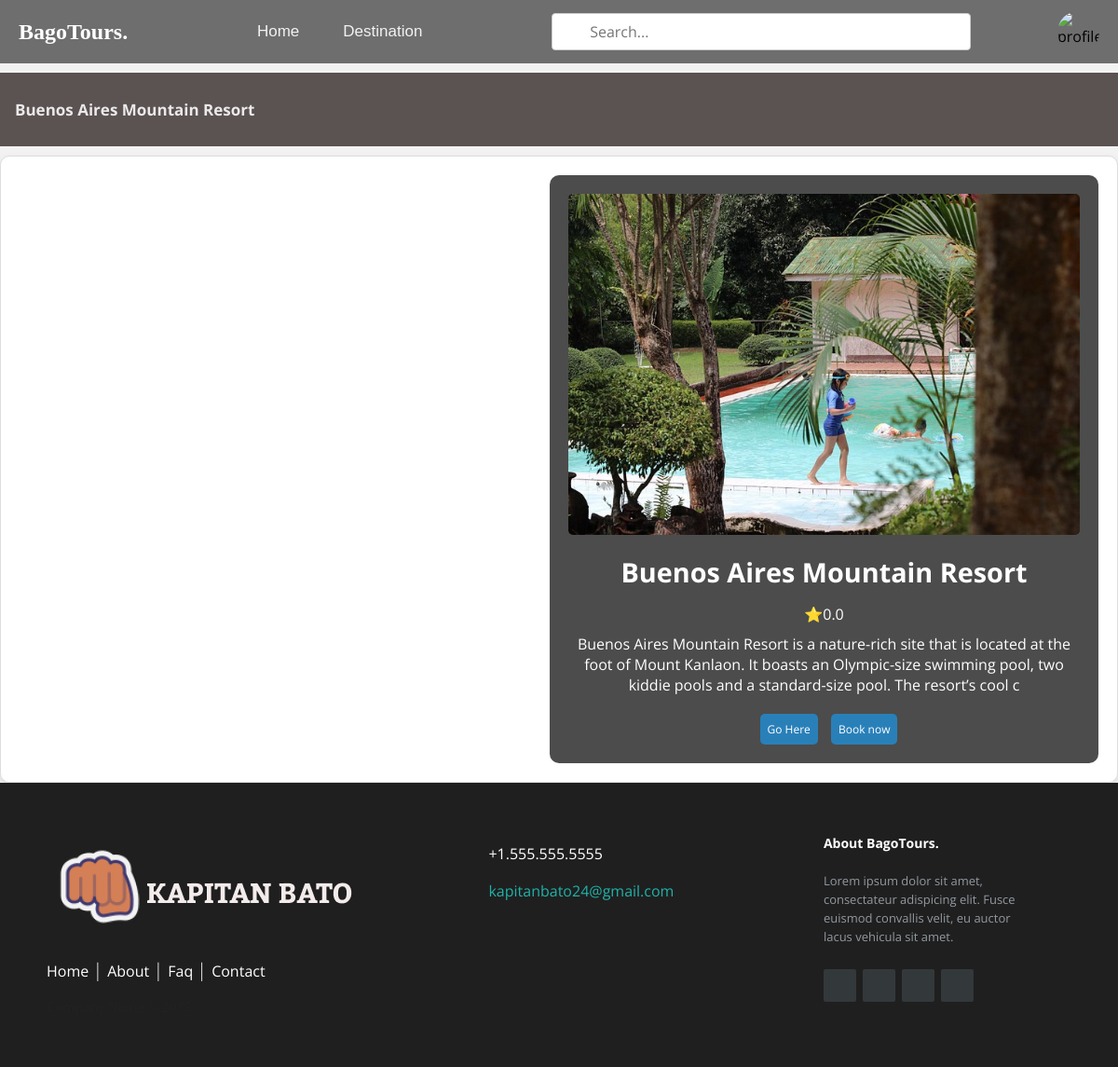
Screenshot of /user/tour?tours=1 with the database file from the repository.
### tables this page shows
CREATE TABLE `tours` (
  `id` int(50) NOT NULL,
  `user_id` int(50) NOT NULL,
  `img` varchar(50) NOT NULL,
  `title` varchar(200) NOT NULL,
  `address` varchar(200) NOT NULL,
  `latitude` varchar(50) NOT NULL,
  `longitude` varchar(50) NOT NULL,
  `type` varchar(50) NOT NULL,
  `description` varchar(1000) NOT NULL,
  `proof` varchar(50) NOT NULL,
  `proof_image` varchar(150) NOT NULL,
  `status` varchar(50) NOT NULL,
  `date_created` datetime NOT NULL DEFAULT current_timestamp(),
  `expiry` date DEFAULT NULL
);

### func/user_func.php (called while the page is built, shortened)
<?php
function getTourById($conn, $id)
{
    $stmt = $conn->prepare("SELECT * FROM tours WHERE id = :id");
    $stmt->bindParam(":id", $id, PDO::PARAM_INT);
    $stmt->execute();
    return $stmt->fetch(PDO::FETCH_ASSOC);
}
function getAverageRating($conn, $tour_id)
{
    $stmt = $conn->prepare("
        SELECT COALESCE(AVG(r.rating), 0) AS average_rating
        FROM review_rating r
        WHERE r.tour_id = :tour_id");
    $stmt->bindParam(":tour_id", $tour_id, PDO::PARAM_INT);
    $stmt->execute();
    return $stmt->fetchColumn() ?: 0;
}

### user/tour.php (the view, shortened to what this page needs)
<?php
include("../func/user_func.php");
$id = isset($_GET["tours"]) ? intval($_GET["tours"]) : 0;
$tour = getTourById($conn, $id);
$average_rating = getAverageRating($conn, $id);
?>
<!DOCTYPE html>
<html lang="en">
<head>
  <link href="https://api.mapbox.com/mapbox-gl-js/v3.3.0/mapbox-gl.css" rel="stylesheet" />
  <link rel="stylesheet" href="assets/css/style.css">
</head>
<body>
  <?php include('inc/topnav.php'); ?>
  <main>
    <div class="title">
      <h2><?php echo htmlspecialchars($tour['title']); ?></h2>
    </div>
    <div class="resortDetails">
      <div id='map'></div>
      <div class="infocont">
        <img src="../upload/Tour Images/<?php echo htmlspecialchars($tour['img']); ?>" alt="<?php echo htmlspecialchars($tour['title']); ?>">
        <h2><?php echo htmlspecialchars($tour['title']); ?></h2>
        <p>⭐<?php echo number_format($average_rating, 1) ?></p>
        <p><?php echo htmlspecialchars($tour['description']); ?></p>
        <div class="btn">
          <button class="go-here-btn">Go Here</button>
          <button class="book-now-btn">Book now</button>
        </div>
      </div>
    </div>
  </main>
  <?php include('inc/footer.php') ?>
</body>
</html>

### user/assets/css/style.css (style rules this page uses)
body { margin: auto; font-family: Arial, Helvetica, sans-serif; background-color: #f2f2f2; align-content: center; width: 100%; }
.btn button { background-color: #2980b9; color: white; border: none; border-radius: 5px; margin: 0 0 0 10px; text-decoration: none; cursor: pointer; padding: 8px; font-size: 12px; }
* { font-family: Open Sans; }

### user/tour.php (style rules this page uses)
.title { margin: auto; align-items: center; display: grid; width: 100%; }
.title h2 { font-size: 24px; font-weight: bold; color: black; }
.book-btn, .book-now-btn { margin-top: 10px; padding: 10px 20px; background-color: #007bff; color: #fff; border: none; border-radius: 5px; cursor: pointer; transition: background-color 0.3s; }
.resortDetails { display: flex; flex-wrap: wrap; padding: 20px; border: 1px solid #ddd; border-radius: 10px; background-color: #fff; box-shadow: 0 4px 8px rgba(0, 0, 0, 0.1); gap: 20px; }
#map { flex: 1; min-width: 250px; height: 500px; border-radius: 10px; }
.infocont { flex: 1; position: relative; background-color: rgba(0, 0, 0, 0.7); color: white; padding: 20px; border-radius: 10px; display: flex; flex-direction: column; justify-content: center; align-items: center; text-align: center; min-width: 250px; }
.infocont img { width: 100%; height: auto; object-fit: cover; margin-bottom: 10px; border-radius: 5px; }
.infocont h2 { margin: 10px 0; font-size: 1.8em; }
.infocont p { margin: 5px 0; }
.title { overflow: hidden; background-color: hsl(0, 5%, 34%); display: flex; margin-top: 10px; margin-bottom: 10px; position: relative; }
.title h2 { float: left; color: #f2f2f2; text-align: center; padding: 14px 16px; text-decoration: none; font-size: 17px; }
.title h2 { color: rgb(235, 233, 233); }

### user/inc/footer.php (style rules this page uses)
* { font-family: Open Sans; }

### rows the page displays
tours: title "Buenos Aires Mountain Resort", img (picture), description "Buenos Aires Mountain Resort is a nature-rich site that is located at the foot of Mount Kanlaon. It boasts an Olympic-size swimming pool, two kiddie pools and a standard-size pool. The resort’s cool c"

### other values shown
$average_rating "0.0"
